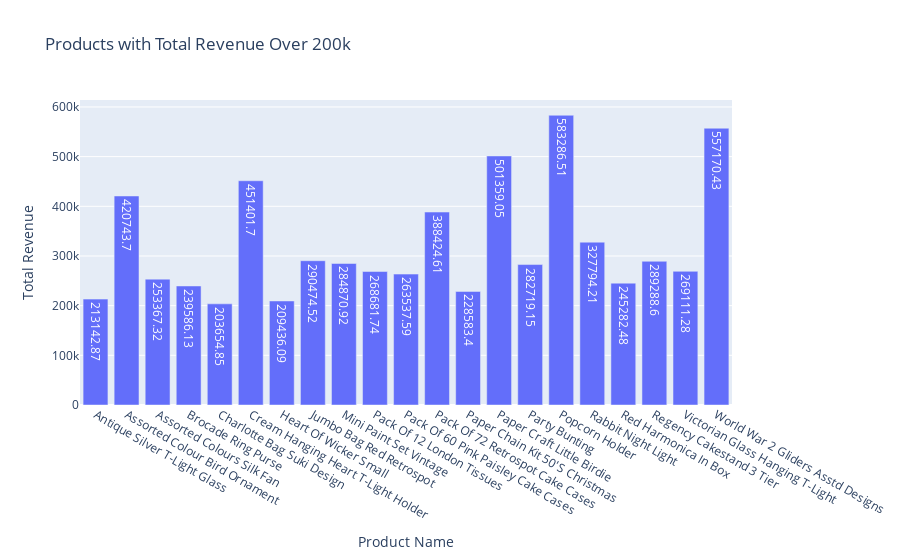

Notebook code for this chart:
### Code cell
top_total_product_revenue = product_revenue[product_revenue['TotalAmount']>200000].round(2)
fig = px.bar(top_total_product_revenue, x=top_total_product_revenue['ProductName'], y=top_total_product_revenue['TotalAmount'], text_auto='position', title='Products with Total Revenue Over 200k')
fig.update_layout(xaxis_title='Product Name', yaxis_title='Total Revenue')
fig.show()

### Figure 1 — Plotly figure (JSON) as saved in the notebook; plotly's stock layout.template omitted (floating-point values rounded to 4 significant figures)
{"data": [{"alignmentgroup": "True", "hovertemplate": "ProductName=%{x}<br>TotalAmount=%{y}<extra></extra>", "legendgroup": "", "marker": {"color": "#636efa", "pattern": {"shape": ""}}, "name": "", "offsetgroup": "", "orientation": "v", "showlegend": false, "textposition": "auto", "texttemplate": "%{y:position}", "type": "bar", "x": ["Antique Silver T-Light Glass", "Assorted Colour Bird Ornament", "Assorted Colours Silk Fan", "Brocade Ring Purse", "Charlotte Bag Suki Design", "Cream Hanging Heart T-Light Holder", "Heart Of Wicker Small", "Jumbo Bag Red Retrospot", "Mini Paint Set Vintage", "Pack Of 12 London Tissues", "Pack Of 60 Pink Paisley Cake Cases", "Pack Of 72 Retrospot Cake Cases", "Paper Chain Kit 50'S Christmas", "Paper Craft Little Birdie", "Party Bunting", "Popcorn Holder", "Rabbit Night Light", "Red Harmonica In Box", "Regency Cakestand 3 Tier", "Victorian Glass Hanging T-Light", "World War 2 Gliders Asstd Designs"], "xaxis": "x", "y": [213100.0, 420700.0, 253400.0, 239600.0, 203700.0, 451400.0, 209400.0, 290500.0, 284900.0, 268700.0, 263500.0, 388400.0, 228600.0, 501400.0, 282700.0, 583300.0, 327800.0, 245300.0, 289300.0, 269100.0, 557200.0], "yaxis": "y"}], "layout": {"barmode": "relative", "legend": {"tracegroupgap": 0}, "title": {"text": "Products with Total Revenue Over 200k"}, "xaxis": {"anchor": "y", "domain": [0, 1], "title": {"text": "Product Name"}}, "yaxis": {"anchor": "x", "domain": [0, 1], "title": {"text": "Total Revenue"}}}}
